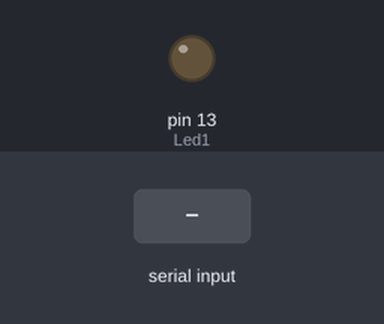
Bench run of a sketch on a simulated Arduino Uno, built with avr-gcc and run on an emulated ATmega328P. Shown: output pins drawn as LEDs (lit = HIGH). The inputs (shaded band) are chosen by the test bench.

Above: at 1.2 s.
1.3 s: "1" received over Serial
At 3.7 s:
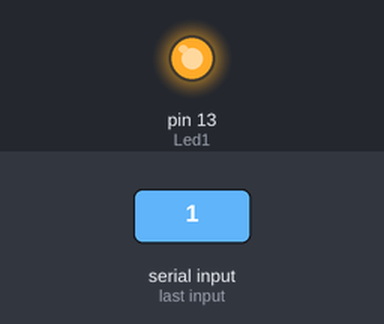
Timing chart, 0 to 5.2 s (numbered marks = the images above; inputs shaded):
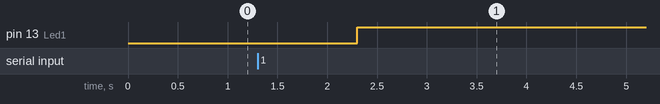

The sketch:

de-07_Turn_on_by_writing___on____turn_off_by_writing__off___.ino
```cpp
const int Led1 = 13;

void setup() {

  // put your setup code here, to run once:

  pinMode(Led1, OUTPUT);
  Serial.begin(9600);

}
void loop()
{
  // put your main code here, to run repeatedly:

  if (Serial.available() > 0)
  {
    String  command = Serial.readString();
    if (command = "on")
    {
      digitalWrite(Led1, HIGH);
    }
    else if (command = "off")
    {
      digitalWrite(Led1, LOW);
    }
  }
}
```

Measured:
- after the input at 1.3 s, pin 13 (Led1): LOW → HIGH after 1.0 s
